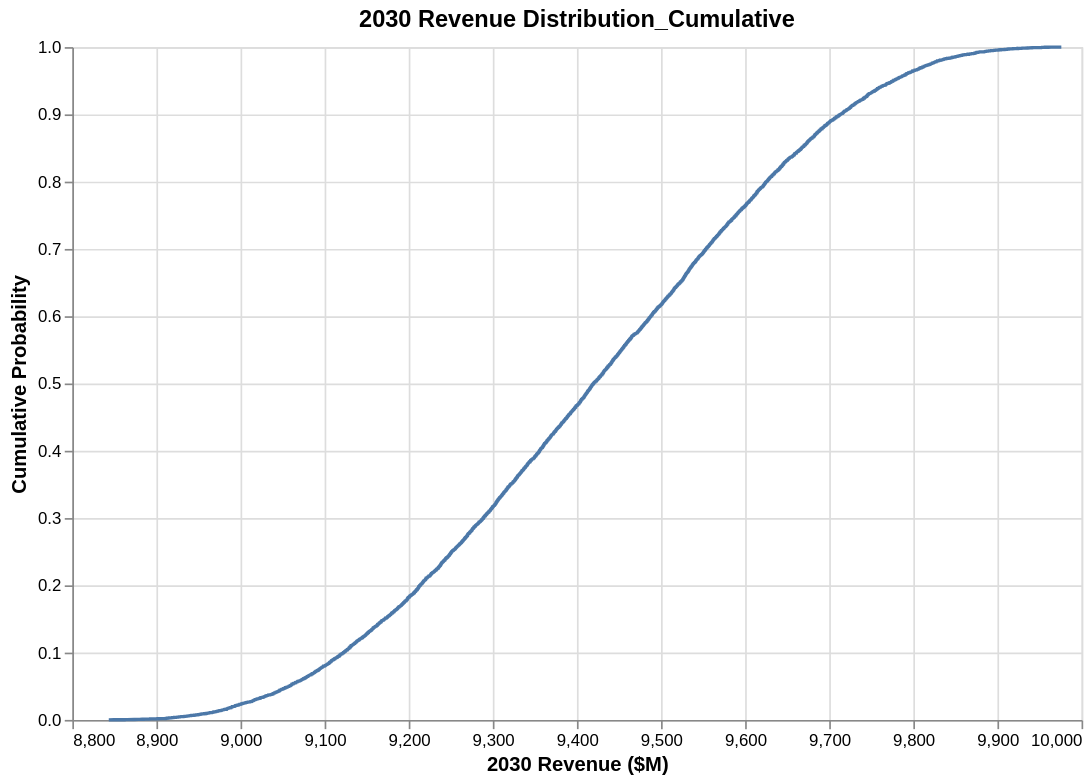

Notebook source saved alongside this figure:
### Markdown cell above
## Discussion

The simulated revenue clusters near the PERT mean of about `$9.4B`, with a tight standard deviation of roughly `$0.22B`. Two tails are worth attention:

1. **Rare upside (above ~`$9.7B`)** — strong first-mover capture in ADC combination therapy (R-010) or faster ex-US commercialization. These would help close the gap to the `$10B` thesis but are too unlikely to budget against.
2. **Downside (below ~`$9.1B`)** — a sustained revenue miss (R-002) amplified by IRA price haircuts (R-003). These erode deal ROI and feed the `$17.1B` goodwill-impairment risk (R-012), so they warrant contingency reserves.

Notably, under these base assumptions the simulation essentially never reaches the full `$10B` target, centering instead about 6% below it.

### Code cell
# Cumulative probability

# Here, the cumulative distribution curve helps define the revenue floor to plan around based on
# the proportion of cumulative outcomes. For example, if we want 90% confidence, what revenue can we
# count on being at or above? See below:
revenue_df = revenue_df.sort_values(by='Revenue_$M').reset_index(drop=True)
revenue_df['cumulative_prob'] = (np.arange(len(revenue_df)) + 1) / len(revenue_df)

chart = alt.Chart(revenue_df).mark_line().encode(
    x=alt.X('Revenue_$M', title='2030 Revenue ($M)'),
    y=alt.Y('cumulative_prob', title='Cumulative Probability')
).properties(
    title='2030 Revenue Distribution_Cumulative',
    width=600,
    height=400
).configure_axis(
    titleFontSize=12,
    labelFontSize=10
).configure_title(
    fontSize=14
)

chart

### Figure 1 — Vega-Lite specification as saved in the notebook (floating-point values rounded to 4 significant figures; data arrays with more than 128 entries replaced by an {"elided": "..."} marker saying what was removed)
{"config": {"view": {"continuousWidth": 300, "continuousHeight": 300}, "axis": {"labelFontSize": 10, "titleFontSize": 12}, "title": {"fontSize": 14}}, "data": {"name": "data-a56d302ef35b07f47d6f1699b2fcc1b6"}, "mark": {"type": "line"}, "encoding": {"x": {"field": "Revenue_$M", "title": "2030 Revenue ($M)", "type": "quantitative"}, "y": {"field": "cumulative_prob", "title": "Cumulative Probability", "type": "quantitative"}}, "height": 400, "title": "2030 Revenue Distribution_Cumulative", "width": 600, "$schema": "https://vega.github.io/schema/vega-lite/v5.20.1.json", "datasets": {"data-a56d302ef35b07f47d6f1699b2fcc1b6": {"elided": "10000 records"}}}
